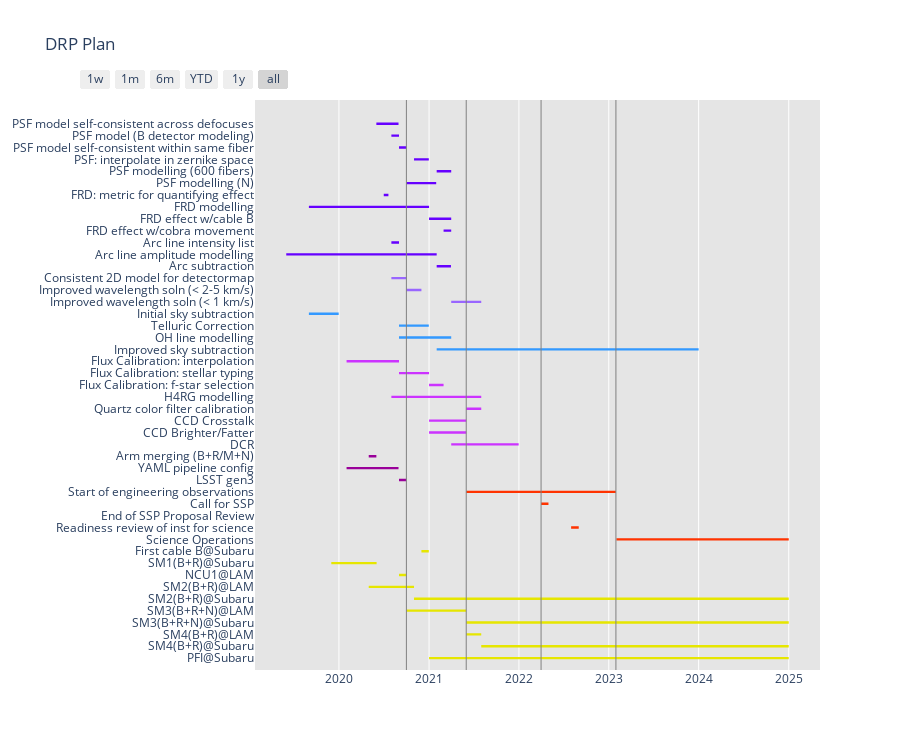

Notebook cell for this chart:
### Code cell
# Load in CSV
# Last row is usually plotted first, so reverse that.
df = pd.read_csv('drp-plan.csv').applymap(lambda x: x.strip() if type(x)==str else x).iloc[::-1]

for cat in set(df['Category']):
    if cat not in catColors:
        print(f'category {cat} is not in color mapping') 

arms_full = df[df['Task'] == 'SM3(B+R+N)@LAM']['Start'].values[0]
engobs_start = df[df['Task'] == 'Start of engineering observations']['Start'].values[0]
science_ops = df[df['Task'] ==  'Science Operations']['Start'].values[0]
ssp_end = df[df['Task'] == 'Call for SSP']['Start'].values[0]

fig = ff.create_gantt(df, colors=catColors, index_col='Category',
                      show_colorbar=False, 
                      bar_width=0.1, 
                      showgrid_x=True, 
                      showgrid_y=False, 
                      title="DRP Plan",
                      height=750)
fig.update_layout(plot_bgcolor='rgba(0,0,0, 0.1)')

for mls_yr, mls_text in {arms_full: 'R+B+N', 
                 engobs_start: 'Eng Obs Start', 
                 engobs_end : 'Eng Obs End', 
                 ssp_end : 'Call for SSP'}.items():
    fig.add_trace(
        go.Scatter(
            x = [mls_yr, mls_yr],
            y = [-1, len(df.index) + 1],
#            mode = "lines",
            mode = "lines+text",
            name = mls_text,
            textposition = "bottom center",
            line = go.scatter.Line(color = "gray", width = 1),
            showlegend = False
        )
    )

fig.show()

### Figure 1 — Plotly figure (JSON) as saved in the notebook; plotly's stock layout.template omitted (floating-point values rounded to 4 significant figures)
{"data": [{"fill": "toself", "fillcolor": "rgb(102, 0, 255)", "hoverinfo": "name", "legendgroup": "rgb(102, 0, 255)", "mode": "none", "name": "PSF", "type": "scatter", "x": ["2021-02-01", "2021-03-31", "2021-03-31", "2021-02-01", "2021-02-01", "2019-06-1", "2021-02-01", "2021-02-01", "2019-06-1", "2019-06-1", "2020-08-01", "2020-09-01", "2020-09-01", "2020-08-01", "2020-08-01", "2021-03-01", "2021-04-01", "2021-04-01", "2021-03-01", "2021-03-01", "2021-01-01", "2021-04-01", "2021-04-01", "2021-01-01", "2021-01-01", "2019-09-01", "2021-01-01", "2021-01-01", "2019-09-01", "2019-09-01", "2020-07-01", "2020-07-20", "2020-07-20", "2020-07-01", "2020-07-01", "2020-10-01", "2021-01-30", "2021-01-30", "2020-10-01", "2020-10-01", "2021-02-01", "2021-04-01", "2021-04-01", "2021-02-01", "2021-02-01", "2020-11-01", "2020-12-31", "2020-12-31", "2020-11-01", "2020-11-01", "2020-09-01", "2020-10-01", "2020-10-01", "2020-09-01", "2020-09-01", "2020-08-01", "2020-09-01", "2020-09-01", "2020-08-01", "2020-08-01", "2020-06-01", "2020-08-30", "2020-08-30", "2020-06-01"], "y": [32.9, 32.9, 33.1, 33.1, null, 33.9, 33.9, 34.1, 34.1, null, 34.9, 34.9, 35.1, 35.1, null, 35.9, 35.9, 36.1, 36.1, null, 36.9, 36.9, 37.1, 37.1, null, 37.9, 37.9, 38.1, 38.1, null, 38.9, 38.9, 39.1, 39.1, null, 39.9, 39.9, 40.1, 40.1, null, 40.9, 40.9, 41.1, 41.1, null, 41.9, 41.9, 42.1, 42.1, null, 42.9, 42.9, 43.1, 43.1, null, 43.9, 43.9, 44.1, 44.1, null, 44.9, 44.9, 45.1, 45.1]}, {"fill": "toself", "fillcolor": "rgb(153, 0, 153)", "hoverinfo": "name", "legendgroup": "rgb(153, 0, 153)", "mode": "none", "name": "Infra", "type": "scatter", "x": ["2020-09-01", "2020-10-01", "2020-10-01", "2020-09-01", "2020-09-01", "2020-02-01", "2020-08-30", "2020-08-30", "2020-02-01", "2020-02-01", "2020-05-01", "2020-06-01", "2020-06-01", "2020-05-01"], "y": [14.9, 14.9, 15.1, 15.1, null, 15.9, 15.9, 16.1, 16.1, null, 16.9, 16.9, 17.1, 17.1]}, {"fill": "toself", "fillcolor": "rgb(153, 102, 255)", "hoverinfo": "name", "legendgroup": "rgb(153, 102, 255)", "mode": "none", "name": "WavelengthCalibration", "type": "scatter", "x": ["2021-04-01", "2021-08-01", "2021-08-01", "2021-04-01", "2021-04-01", "2020-10-01", "2020-12-01", "2020-12-01", "2020-10-01", "2020-10-01", "2020-08-01", "2020-10-01", "2020-10-01", "2020-08-01"], "y": [29.9, 29.9, 30.1, 30.1, null, 30.9, 30.9, 31.1, 31.1, null, 31.9, 31.9, 32.1, 32.1]}, {"fill": "toself", "fillcolor": "rgb(204, 51, 255)", "hoverinfo": "name", "legendgroup": "rgb(204, 51, 255)", "mode": "none", "name": "Calibration", "type": "scatter", "x": ["2021-04-01", "2021-12-31", "2021-12-31", "2021-04-01", "2021-04-01", "2021-01-01", "2021-06-01", "2021-06-01", "2021-01-01", "2021-01-01", "2021-01-01", "2021-06-01", "2021-06-01", "2021-01-01", "2021-01-01", "2021-06-01", "2021-08-01", "2021-08-01", "2021-06-01", "2021-06-01", "2020-08-01", "2021-08-01", "2021-08-01", "2020-08-01", "2020-08-01", "2021-01-01", "2021-03-01", "2021-03-01", "2021-01-01", "2021-01-01", "2020-09-01", "2021-01-01", "2021-01-01", "2020-09-01", "2020-09-01", "2020-02-01", "2020-09-01", "2020-09-01", "2020-02-01"], "y": [17.9, 17.9, 18.1, 18.1, null, 18.9, 18.9, 19.1, 19.1, null, 19.9, 19.9, 20.1, 20.1, null, 20.9, 20.9, 21.1, 21.1, null, 21.9, 21.9, 22.1, 22.1, null, 22.9, 22.9, 23.1, 23.1, null, 23.9, 23.9, 24.1, 24.1, null, 24.9, 24.9, 25.1, 25.1]}, {"fill": "toself", "fillcolor": "rgb(230, 230, 0)", "hoverinfo": "name", "legendgroup": "rgb(230, 230, 0)", "mode": "none", "name": "Hardware", "type": "scatter", "x": ["2021-01-01", "2025-01-01", "2025-01-01", "2021-01-01", "2021-01-01", "2021-08-01", "2025-01-01", "2025-01-01", "2021-08-01", "2021-08-01", "2021-06-01", "2021-08-01", "2021-08-01", "2021-06-01", "2021-06-01", "2021-06-01", "2025-01-01", "2025-01-01", "2021-06-01", "2021-06-01", "2020-10-01", "2021-06-01", "2021-06-01", "2020-10-01", "2020-10-01", "2020-11-01", "2025-01-01", "2025-01-01", "2020-11-01", "2020-11-01", "2020-05-01", "2020-11-01", "2020-11-01", "2020-05-01", "2020-05-01", "2020-09-01", "2020-10-01", "2020-10-01", "2020-09-01", "2020-09-01", "2019-12-01", "2020-06-02", "2020-06-02", "2019-12-01", "2019-12-01", "2020-12-01", "2020-12-31", "2020-12-31", "2020-12-01"], "y": [-0.1, -0.1, 0.1, 0.1, null, 0.9, 0.9, 1.1, 1.1, null, 1.9, 1.9, 2.1, 2.1, null, 2.9, 2.9, 3.1, 3.1, null, 3.9, 3.9, 4.1, 4.1, null, 4.9, 4.9, 5.1, 5.1, null, 5.9, 5.9, 6.1, 6.1, null, 6.9, 6.9, 7.1, 7.1, null, 7.9, 7.9, 8.1, 8.1, null, 8.9, 8.9, 9.1, 9.1]}, {"fill": "toself", "fillcolor": "rgb(255, 51, 0)", "hoverinfo": "name", "legendgroup": "rgb(255, 51, 0)", "mode": "none", "name": "Project", "type": "scatter", "x": ["2023-02-01", "2025-01-01", "2025-01-01", "2023-02-01", "2023-02-01", "2022-08-01", "2022-09-01", "2022-09-01", "2022-08-01", "2022-08-01", "2022-10-01", "2022-10-01", "2022-10-01", "2022-10-01", "2022-10-01", "2022-04-01", "2022-05-01", "2022-05-01", "2022-04-01", "2022-04-01", "2021-06-01", "2023-01-30", "2023-01-30", "2021-06-01"], "y": [9.9, 9.9, 10.1, 10.1, null, 10.9, 10.9, 11.1, 11.1, null, 11.9, 11.9, 12.1, 12.1, null, 12.9, 12.9, 13.1, 13.1, null, 13.9, 13.9, 14.1, 14.1]}, {"fill": "toself", "fillcolor": "rgb(51, 153, 255)", "hoverinfo": "name", "legendgroup": "rgb(51, 153, 255)", "mode": "none", "name": "Sky", "type": "scatter", "x": ["2021-02-01", "2024-01-01", "2024-01-01", "2021-02-01", "2021-02-01", "2020-09-01", "2021-04-01", "2021-04-01", "2020-09-01", "2020-09-01", "2020-09-01", "2020-12-31", "2020-12-31", "2020-09-01", "2020-09-01", "2019-09-01", "2019-12-31", "2019-12-31", "2019-09-01"], "y": [25.9, 25.9, 26.1, 26.1, null, 26.9, 26.9, 27.1, 27.1, null, 27.9, 27.9, 28.1, 28.1, null, 28.9, 28.9, 29.1, 29.1]}, {"legendgroup": "rgb(102, 0, 255)", "marker": {"color": "rgb(102, 0, 255)", "opacity": 0, "size": 1}, "mode": "markers", "name": "", "showlegend": false, "text": [null, null, null, null, null, null, null, null, null, null, null, null, null, null, null, null, null, null, null, null, null, null, null, null, null, null], "type": "scatter", "x": ["2021-02-01", "2021-03-31", "2019-06-1", "2021-02-01", "2020-08-01", "2020-09-01", "2021-03-01", "2021-04-01", "2021-01-01", "2021-04-01", "2019-09-01", "2021-01-01", "2020-07-01", "2020-07-20", "2020-10-01", "2021-01-30", "2021-02-01", "2021-04-01", "2020-11-01", "2020-12-31", "2020-09-01", "2020-10-01", "2020-08-01", "2020-09-01", "2020-06-01", "2020-08-30"], "y": [33, 33, 34, 34, 35, 35, 36, 36, 37, 37, 38, 38, 39, 39, 40, 40, 41, 41, 42, 42, 43, 43, 44, 44, 45, 45]}, {"legendgroup": "rgb(153, 0, 153)", "marker": {"color": "rgb(153, 0, 153)", "opacity": 0, "size": 1}, "mode": "markers", "name": "", "showlegend": false, "text": [null, null, null, null, null, null], "type": "scatter", "x": ["2020-09-01", "2020-10-01", "2020-02-01", "2020-08-30", "2020-05-01", "2020-06-01"], "y": [15, 15, 16, 16, 17, 17]}, {"legendgroup": "rgb(153, 102, 255)", "marker": {"color": "rgb(153, 102, 255)", "opacity": 0, "size": 1}, "mode": "markers", "name": "", "showlegend": false, "text": [null, null, null, null, null, null], "type": "scatter", "x": ["2021-04-01", "2021-08-01", "2020-10-01", "2020-12-01", "2020-08-01", "2020-10-01"], "y": [30, 30, 31, 31, 32, 32]}, {"legendgroup": "rgb(204, 51, 255)", "marker": {"color": "rgb(204, 51, 255)", "opacity": 0, "size": 1}, "mode": "markers", "name": "", "showlegend": false, "text": [null, null, null, null, null, null, null, null, null, null, null, null, null, null, null, null], "type": "scatter", "x": ["2021-04-01", "2021-12-31", "2021-01-01", "2021-06-01", "2021-01-01", "2021-06-01", "2021-06-01", "2021-08-01", "2020-08-01", "2021-08-01", "2021-01-01", "2021-03-01", "2020-09-01", "2021-01-01", "2020-02-01", "2020-09-01"], "y": [18, 18, 19, 19, 20, 20, 21, 21, 22, 22, 23, 23, 24, 24, 25, 25]}, {"legendgroup": "rgb(230, 230, 0)", "marker": {"color": "rgb(230, 230, 0)", "opacity": 0, "size": 1}, "mode": "markers", "name": "", "showlegend": false, "text": [null, null, null, null, null, null, null, null, null, null, null, null, null, null, null, null, null, null, null, null], "type": "scatter", "x": ["2021-01-01", "2025-01-01", "2021-08-01", "2025-01-01", "2021-06-01", "2021-08-01", "2021-06-01", "2025-01-01", "2020-10-01", "2021-06-01", "2020-11-01", "2025-01-01", "2020-05-01", "2020-11-01", "2020-09-01", "2020-10-01", "2019-12-01", "2020-06-02", "2020-12-01", "2020-12-31"], "y": [0, 0, 1, 1, 2, 2, 3, 3, 4, 4, 5, 5, 6, 6, 7, 7, 8, 8, 9, 9]}, {"legendgroup": "rgb(255, 51, 0)", "marker": {"color": "rgb(255, 51, 0)", "opacity": 0, "size": 1}, "mode": "markers", "name": "", "showlegend": false, "text": [null, null, null, null, null, null, null, null, null, null], "type": "scatter", "x": ["2023-02-01", "2025-01-01", "2022-08-01", "2022-09-01", "2022-10-01", "2022-10-01", "2022-04-01", "2022-05-01", "2021-06-01", "2023-01-30"], "y": [10, 10, 11, 11, 12, 12, 13, 13, 14, 14]}, {"legendgroup": "rgb(51, 153, 255)", "marker": {"color": "rgb(51, 153, 255)", "opacity": 0, "size": 1}, "mode": "markers", "name": "", "showlegend": false, "text": [null, null, null, null, null, null, null, null], "type": "scatter", "x": ["2021-02-01", "2024-01-01", "2020-09-01", "2021-04-01", "2020-09-01", "2020-12-31", "2019-09-01", "2019-12-31"], "y": [26, 26, 27, 27, 28, 28, 29, 29]}, {"line": {"color": "gray", "width": 1}, "mode": "lines+text", "name": "R+B+N", "showlegend": false, "textposition": "bottom center", "type": "scatter", "x": ["2020-10-01", "2020-10-01"], "y": [-1, 47]}, {"line": {"color": "gray", "width": 1}, "mode": "lines+text", "name": "Eng Obs Start", "showlegend": false, "textposition": "bottom center", "type": "scatter", "x": ["2021-06-01", "2021-06-01"], "y": [-1, 47]}, {"line": {"color": "gray", "width": 1}, "mode": "lines+text", "name": "Eng Obs End", "showlegend": false, "textposition": "bottom center", "type": "scatter", "x": ["2023-01-30", "2023-01-30"], "y": [-1, 47]}, {"line": {"color": "gray", "width": 1}, "mode": "lines+text", "name": "Call for SSP", "showlegend": false, "textposition": "bottom center", "type": "scatter", "x": ["2022-04-01", "2022-04-01"], "y": [-1, 47]}], "layout": {"height": 750, "hovermode": "closest", "plot_bgcolor": "rgba(0,0,0, 0.1)", "showlegend": false, "title": {"text": "DRP Plan"}, "xaxis": {"rangeselector": {"buttons": [{"count": 7, "label": "1w", "step": "day", "stepmode": "backward"}, {"count": 1, "label": "1m", "step": "month", "stepmode": "backward"}, {"count": 6, "label": "6m", "step": "month", "stepmode": "backward"}, {"count": 1, "label": "YTD", "step": "year", "stepmode": "todate"}, {"count": 1, "label": "1y", "step": "year", "stepmode": "backward"}, {"step": "all"}]}, "showgrid": true, "type": "date", "zeroline": false}, "yaxis": {"autorange": false, "range": [-1, 47], "showgrid": false, "ticktext": ["PFI@Subaru", "SM4(B+R)@Subaru", "SM4(B+R)@LAM", "SM3(B+R+N)@Subaru", "SM3(B+R+N)@LAM", "SM2(B+R)@Subaru", "SM2(B+R)@LAM", "NCU1@LAM", "SM1(B+R)@Subaru", "First cable B@Subaru", "Science Operations", "Readiness review of inst for science", "End of SSP Proposal Review", "Call for SSP", "Start of engineering observations", "LSST gen3", "YAML pipeline config", "Arm merging (B+R/M+N)", "DCR", "CCD Brighter/Fatter", "CCD Crosstalk", "Quartz color filter calibration", "H4RG modelling", "Flux Calibration: f-star selection", "Flux Calibration: stellar typing", "Flux Calibration: interpolation", "Improved sky subtraction", "OH line modelling", "Telluric Correction", "Initial sky subtraction", "Improved wavelength soln (< 1 km/s)", "Improved wavelength soln (< 2-5 km/s)", "Consistent 2D model for detectormap", "Arc subtraction", "Arc line amplitude modelling", "Arc line intensity list", "FRD effect w/cobra movement", "FRD effect w/cable B", "FRD modelling", "FRD: metric for quantifying effect", "PSF modelling (N)", "PSF modelling (600 fibers)", "PSF: interpolate in zernike space", "PSF model self-consistent within same fiber", "PSF model (B detector modeling)", "PSF model self-consistent across defocuses"], "tickvals": [0, 1, 2, 3, 4, 5, 6, 7, 8, 9, 10, 11, 12, 13, 14, 15, 16, 17, 18, 19, 20, 21, 22, 23, 24, 25, 26, 27, 28, 29, 30, 31, 32, 33, 34, 35, 36, 37, 38, 39, 40, 41, 42, 43, 44, 45], "zeroline": false}}}
